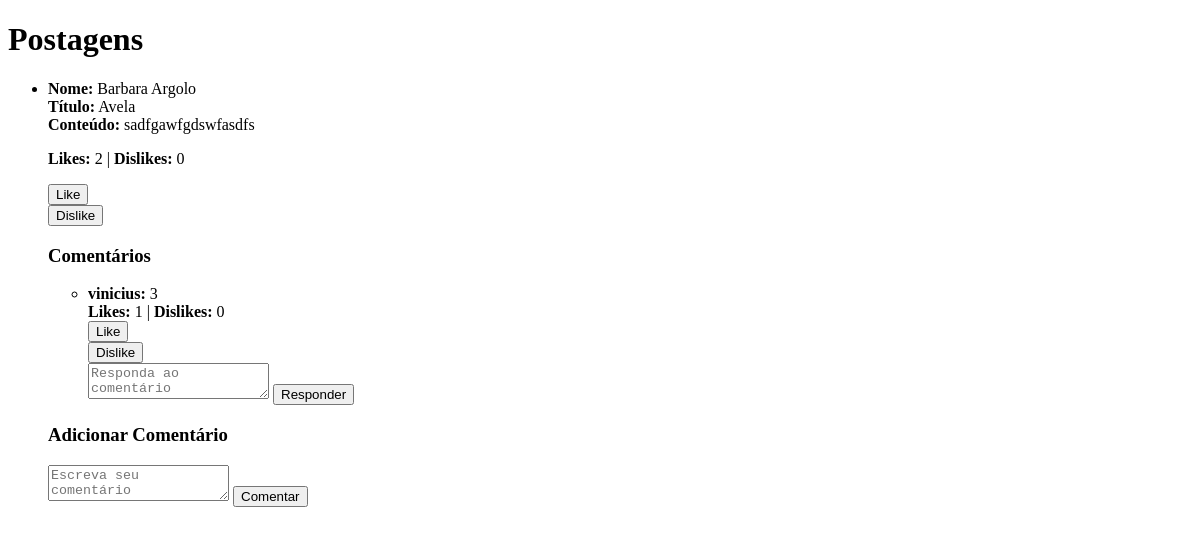
/post/, run on an earlier commit of the app's database.
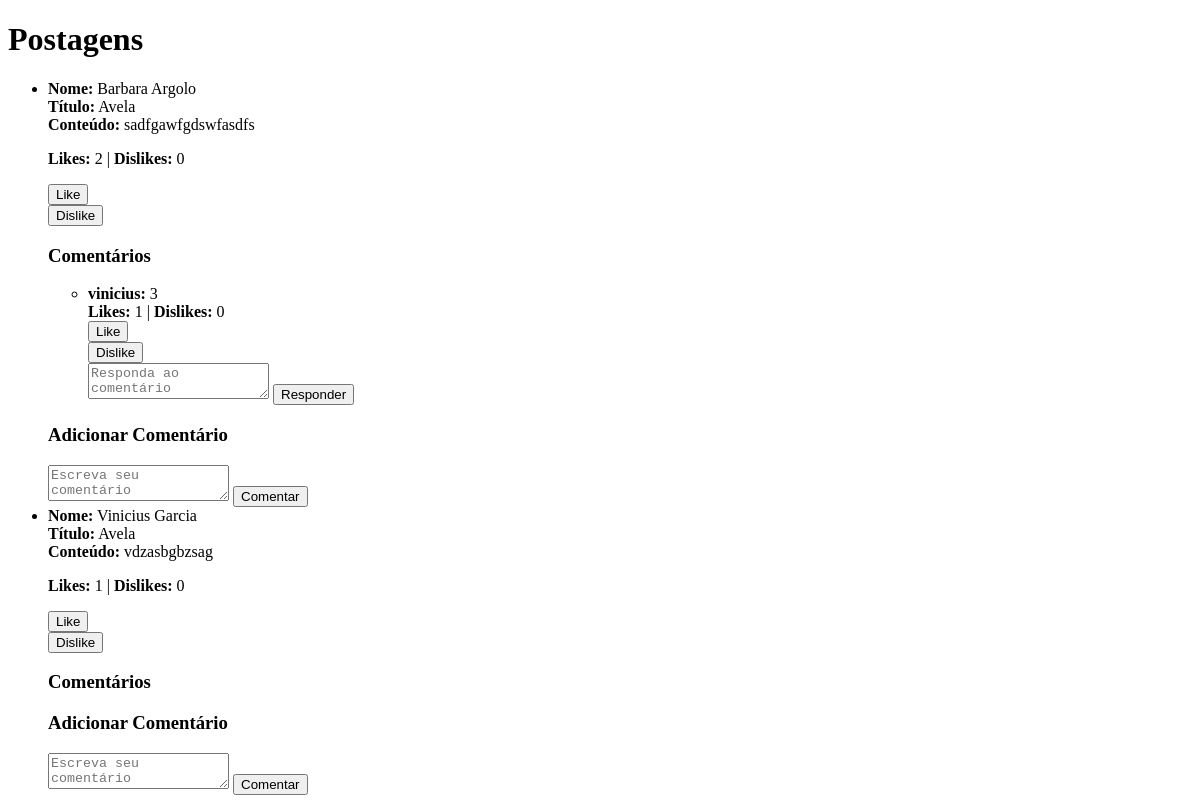
And on a later commit of the database.
### blog/models.py (models this page shows, shortened)
class Base(models.Model):
    criado = models.DateField('Criado', auto_now_add=True)
    modificado = models.DateField('modificado', auto_now=True)
    ativo = models.BooleanField('Ativo', default=True)
    class Meta:
        abstract = True

class Post(Base):
    usuario = models.ForeignKey(User, on_delete=models.CASCADE, null=True, blank=True)
    nome = models.CharField('Nome', max_length=200)
    titulo = models.CharField('Titulo', max_length=100)
    conteudo = models.TextField()
    likes = models.IntegerField(default=0)
    dislikes = models.IntegerField(default=0)

class Comentario(Base):
    post = models.ForeignKey(Post,  related_name='comentarios', on_delete=models.CASCADE)
    usuario = models.ForeignKey(User, on_delete=models.CASCADE)
    texto = models.TextField()
    likes = models.IntegerField(default=0)
    dislikes = models.IntegerField(default=0)

### blog/views.py (the view)
# urls.py: path('post/', ListaPostagemView.as_view(), name='lista_postagens'),
class ListaPostagemView(TemplateView):
    template_name = 'lista_postagens.html'
    def get_context_data(self, **kwargs):
        context = super().get_context_data(**kwargs)
        context['postagens'] = Post.objects.all()
        return context

### blog/templates/lista_postagens.html (shortened to what this page needs)
{% load static %}
<!DOCTYPE html>
<html lang="en">
<head>
</head>
<body>
    <h1>Postagens</h1>
    <ul>
        {% for p in postagens %}
            <li>
                <strong>Nome:</strong> {{ p.nome }} <br>
                <strong>Título:</strong> {{ p.titulo }} <br>
                <strong>Conteúdo:</strong> {{ p.conteudo }} <br>
                <p><strong>Likes:</strong> {{ p.likes }} | <strong>Dislikes:</strong> {{ p.dislikes }}</p>
                <form method="post" action="{% url 'votar_post' p.id 'like' %}">
                    <button type="submit">Like</button>
                </form>
                <form method="post" action="{% url 'votar_post' p.id 'dislike' %}">
                    <button type="submit">Dislike</button>
                </form>
                <h3>Comentários</h3>
                <ul>
                    {% for comentario in p.comentarios.all %}
                        <li>
                            <strong>{{ comentario.usuario.username }}:</strong> {{ comentario.texto }} <br>
                            <strong>Likes:</strong> {{ comentario.likes }} | <strong>Dislikes:</strong> {{ comentario.dislikes }}
                            <form method="post" action="{% url 'votar_comentario' comentario.id 'like' %}">
                                <button type="submit">Like</button>
                            </form>
                            <form method="post" action="{% url 'votar_comentario' comentario.id 'dislike' %}">
                                <button type="submit">Dislike</button>
                            </form>
                            <form method="post" action="{% url 'comentar' p.id %}">
                                <textarea name="texto" placeholder="Responda ao comentário"></textarea>
                                <button type="submit">Responder</button>
                            </form>
                        </li>
                    {% endfor %}
                </ul>
                <h3>Adicionar Comentário</h3>
                <form method="post" action="{% url 'comentar' p.id %}">
                    <textarea name="texto" placeholder="Escreva seu comentário"></textarea>
                    <button type="submit">Comentar</button>
                </form>
            </li>
        {% endfor %}
    </ul>
</body>
</html>

What changed in the data, as far as the page shows it:
added Post: nome "Vinicius Garcia", titulo "Avela", conteudo "vdzasbgbzsag", likes "1", dislikes "0"
